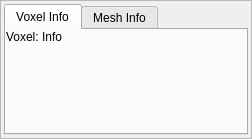
<?xml version="1.0" encoding="UTF-8"?>
<ui version="4.0">
 <class>VoxInfoDialog</class>
 <widget class="QWidget" name="VoxInfoDialog">
  <property name="geometry">
   <rect>
    <x>0</x>
    <y>0</y>
    <width>252</width>
    <height>139</height>
   </rect>
  </property>
  <property name="windowTitle">
   <string>Voxel Info</string>
  </property>
  <layout class="QVBoxLayout" name="verticalLayout">
   <property name="leftMargin">
    <number>0</number>
   </property>
   <property name="topMargin">
    <number>0</number>
   </property>
   <property name="rightMargin">
    <number>0</number>
   </property>
   <property name="bottomMargin">
    <number>0</number>
   </property>
   <item>
    <widget class="QScrollArea" name="InfoScrollArea">
     <property name="horizontalScrollBarPolicy">
      <enum>Qt::ScrollBarAlwaysOff</enum>
     </property>
     <property name="widgetResizable">
      <bool>true</bool>
     </property>
     <widget class="QWidget" name="scrollAreaWidgetContents">
      <property name="geometry">
       <rect>
        <x>0</x>
        <y>0</y>
        <width>250</width>
        <height>137</height>
       </rect>
      </property>
      <layout class="QVBoxLayout" name="verticalLayout_2">
       <property name="leftMargin">
        <number>3</number>
       </property>
       <property name="topMargin">
        <number>3</number>
       </property>
       <property name="rightMargin">
        <number>3</number>
       </property>
       <property name="bottomMargin">
        <number>3</number>
       </property>
       <item>
        <widget class="QTabWidget" name="tabWidget">
         <property name="currentIndex">
          <number>0</number>
         </property>
         <widget class="QWidget" name="VoxInfoTab">
          <attribute name="title">
           <string>Voxel Info</string>
          </attribute>
          <widget class="QLabel" name="InfoLabel">
           <property name="geometry">
            <rect>
             <x>0</x>
             <y>0</y>
             <width>244</width>
             <height>16</height>
            </rect>
           </property>
           <property name="lineWidth">
            <number>0</number>
           </property>
           <property name="text">
            <string>Voxel: Info</string>
           </property>
           <property name="alignment">
            <set>Qt::AlignLeading|Qt::AlignLeft|Qt::AlignTop</set>
           </property>
           <property name="wordWrap">
            <bool>true</bool>
           </property>
           <property name="textInteractionFlags">
            <set>Qt::NoTextInteraction</set>
           </property>
          </widget>
         </widget>
         <widget class="QWidget" name="MeshInfoTab">
          <attribute name="title">
           <string>Mesh Info</string>
          </attribute>
          <widget class="QLabel" name="InfoLabel_2">
           <property name="geometry">
            <rect>
             <x>0</x>
             <y>0</y>
             <width>244</width>
             <height>16</height>
            </rect>
           </property>
           <property name="lineWidth">
            <number>0</number>
           </property>
           <property name="text">
            <string>Mesh: Info</string>
           </property>
           <property name="alignment">
            <set>Qt::AlignLeading|Qt::AlignLeft|Qt::AlignTop</set>
           </property>
           <property name="wordWrap">
            <bool>true</bool>
           </property>
           <property name="textInteractionFlags">
            <set>Qt::NoTextInteraction</set>
           </property>
          </widget>
         </widget>
        </widget>
       </item>
      </layout>
     </widget>
    </widget>
   </item>
  </layout>
 </widget>
 <resources/>
 <connections/>
</ui>
